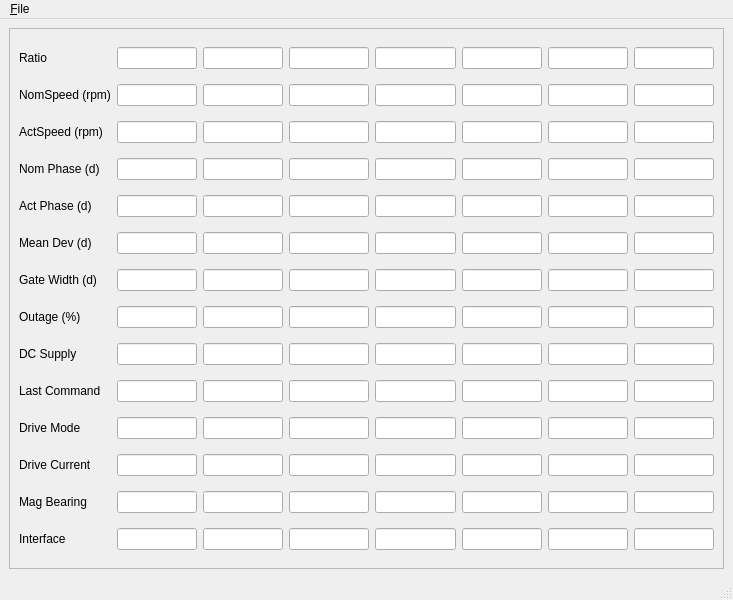
<?xml version="1.0" encoding="UTF-8"?>
<ui version="4.0">
 <class>MainWindow</class>
 <widget class="QMainWindow" name="MainWindow">
  <property name="geometry">
   <rect>
    <x>0</x>
    <y>0</y>
    <width>733</width>
    <height>600</height>
   </rect>
  </property>
  <property name="windowTitle">
   <string>MainWindow</string>
  </property>
  <widget class="QWidget" name="centralwidget">
   <layout class="QGridLayout" name="gridLayout_2">
    <item row="0" column="0">
     <widget class="QScrollArea" name="scrollArea">
      <property name="widgetResizable">
       <bool>true</bool>
      </property>
      <widget class="QWidget" name="scrollAreaWidgetContents">
       <property name="geometry">
        <rect>
         <x>0</x>
         <y>0</y>
         <width>713</width>
         <height>536</height>
        </rect>
       </property>
       <layout class="QGridLayout" name="gridLayout">
        <item row="0" column="0">
         <widget class="QLabel" name="Ratio_Label">
          <property name="text">
           <string>Ratio</string>
          </property>
         </widget>
        </item>
        <item row="0" column="1">
         <widget class="QLineEdit" name="Ratio_1"/>
        </item>
        <item row="0" column="2">
         <widget class="QLineEdit" name="Ratio_2"/>
        </item>
        <item row="0" column="3">
         <widget class="QLineEdit" name="Ratio_3"/>
        </item>
        <item row="0" column="4">
         <widget class="QLineEdit" name="Ratio_4"/>
        </item>
        <item row="0" column="5">
         <widget class="QLineEdit" name="Ratio_5"/>
        </item>
        <item row="0" column="6">
         <widget class="QLineEdit" name="Ratio_6"/>
        </item>
        <item row="0" column="7">
         <widget class="QLineEdit" name="Ratio_7"/>
        </item>
        <item row="1" column="0">
         <widget class="QLabel" name="NomSpeed_label">
          <property name="text">
           <string>NomSpeed (rpm)</string>
          </property>
         </widget>
        </item>
        <item row="1" column="1">
         <widget class="QLineEdit" name="NomSpeed_1"/>
        </item>
        <item row="1" column="2">
         <widget class="QLineEdit" name="NomSpeed_2"/>
        </item>
        <item row="1" column="3">
         <widget class="QLineEdit" name="NomSpeed_3"/>
        </item>
        <item row="1" column="4">
         <widget class="QLineEdit" name="NomSpeed_4"/>
        </item>
        <item row="1" column="5">
         <widget class="QLineEdit" name="NomSpeed_5"/>
        </item>
        <item row="1" column="6">
         <widget class="QLineEdit" name="NomSpeed_6"/>
        </item>
        <item row="1" column="7">
         <widget class="QLineEdit" name="NomSpeed_7"/>
        </item>
        <item row="2" column="0">
         <widget class="QLabel" name="ActSpeed_label">
          <property name="text">
           <string>ActSpeed (rpm)</string>
          </property>
         </widget>
        </item>
        <item row="2" column="1">
         <widget class="QLineEdit" name="ActSpeed_1"/>
        </item>
        <item row="2" column="2">
         <widget class="QLineEdit" name="ActSpeed_2"/>
        </item>
        <item row="2" column="3">
         <widget class="QLineEdit" name="ActSpeed_3"/>
        </item>
        <item row="2" column="4">
         <widget class="QLineEdit" name="ActSpeed_4"/>
        </item>
        <item row="2" column="5">
         <widget class="QLineEdit" name="ActSpeed_5"/>
        </item>
        <item row="2" column="6">
         <widget class="QLineEdit" name="ActSpeed_6"/>
        </item>
        <item row="2" column="7">
         <widget class="QLineEdit" name="ActSpeed_7"/>
        </item>
        <item row="3" column="0">
         <widget class="QLabel" name="NomPhase_label">
          <property name="text">
           <string>Nom Phase (d)</string>
          </property>
         </widget>
        </item>
        <item row="3" column="1">
         <widget class="QLineEdit" name="NomPhase_1"/>
        </item>
        <item row="3" column="2">
         <widget class="QLineEdit" name="NomPhase_2"/>
        </item>
        <item row="3" column="3">
         <widget class="QLineEdit" name="NomPhase_3"/>
        </item>
        <item row="3" column="4">
         <widget class="QLineEdit" name="NomPhase_4"/>
        </item>
        <item row="3" column="5">
         <widget class="QLineEdit" name="NomPhase_5"/>
        </item>
        <item row="3" column="6">
         <widget class="QLineEdit" name="NomPhase_6"/>
        </item>
        <item row="3" column="7">
         <widget class="QLineEdit" name="NomPhase_7"/>
        </item>
        <item row="4" column="0">
         <widget class="QLabel" name="ActPhase_label">
          <property name="text">
           <string>Act Phase (d)</string>
          </property>
         </widget>
        </item>
        <item row="4" column="1">
         <widget class="QLineEdit" name="ActPhase_1"/>
        </item>
        <item row="4" column="2">
         <widget class="QLineEdit" name="ActPhase_2"/>
        </item>
        <item row="4" column="3">
         <widget class="QLineEdit" name="ActPhase_3"/>
        </item>
        <item row="4" column="4">
         <widget class="QLineEdit" name="ActPhase_4"/>
        </item>
        <item row="4" column="5">
         <widget class="QLineEdit" name="ActPhase_5"/>
        </item>
        <item row="4" column="6">
         <widget class="QLineEdit" name="ActPhase_6"/>
        </item>
        <item row="4" column="7">
         <widget class="QLineEdit" name="ActPhase_7"/>
        </item>
        <item row="5" column="0">
         <widget class="QLabel" name="MeanDev_label">
          <property name="text">
           <string>Mean Dev (d)</string>
          </property>
         </widget>
        </item>
        <item row="5" column="1">
         <widget class="QLineEdit" name="MeanDev_1"/>
        </item>
        <item row="5" column="2">
         <widget class="QLineEdit" name="MeanDev_2"/>
        </item>
        <item row="5" column="3">
         <widget class="QLineEdit" name="MeanDev_3"/>
        </item>
        <item row="5" column="4">
         <widget class="QLineEdit" name="MeanDev_4"/>
        </item>
        <item row="5" column="5">
         <widget class="QLineEdit" name="MeanDev_5"/>
        </item>
        <item row="5" column="6">
         <widget class="QLineEdit" name="MeanDev_6"/>
        </item>
        <item row="5" column="7">
         <widget class="QLineEdit" name="MeanDev_7"/>
        </item>
        <item row="6" column="0">
         <widget class="QLabel" name="GateWidth_label">
          <property name="text">
           <string>Gate Width (d)</string>
          </property>
         </widget>
        </item>
        <item row="6" column="1">
         <widget class="QLineEdit" name="GateWidth_1"/>
        </item>
        <item row="6" column="2">
         <widget class="QLineEdit" name="GateWidth_2"/>
        </item>
        <item row="6" column="3">
         <widget class="QLineEdit" name="GateWidth_3"/>
        </item>
        <item row="6" column="4">
         <widget class="QLineEdit" name="GateWidth_4"/>
        </item>
        <item row="6" column="5">
         <widget class="QLineEdit" name="GateWidth_5"/>
        </item>
        <item row="6" column="6">
         <widget class="QLineEdit" name="GateWidth_6"/>
        </item>
        <item row="6" column="7">
         <widget class="QLineEdit" name="GateWidth_7"/>
        </item>
        <item row="7" column="0">
         <widget class="QLabel" name="Outage_label">
          <property name="text">
           <string>Outage (%)</string>
          </property>
         </widget>
        </item>
        <item row="7" column="1">
         <widget class="QLineEdit" name="Outage_1"/>
        </item>
        <item row="7" column="2">
         <widget class="QLineEdit" name="Outage_2"/>
        </item>
        <item row="7" column="3">
         <widget class="QLineEdit" name="Outage_3"/>
        </item>
        <item row="7" column="4">
         <widget class="QLineEdit" name="Outage_4"/>
        </item>
        <item row="7" column="5">
         <widget class="QLineEdit" name="Outage_5"/>
        </item>
        <item row="7" column="6">
         <widget class="QLineEdit" name="Outage_6"/>
        </item>
        <item row="7" column="7">
         <widget class="QLineEdit" name="Outage_7"/>
        </item>
        <item row="8" column="0">
         <widget class="QLabel" name="DCSupply_label">
          <property name="text">
           <string>DC Supply</string>
          </property>
         </widget>
        </item>
        <item row="8" column="1">
         <widget class="QLineEdit" name="DCSupply_1"/>
        </item>
        <item row="8" column="2">
         <widget class="QLineEdit" name="DCSupply_2"/>
        </item>
        <item row="8" column="3">
         <widget class="QLineEdit" name="DCSupply_3"/>
        </item>
        <item row="8" column="4">
         <widget class="QLineEdit" name="DCSupply_4"/>
        </item>
        <item row="8" column="5">
         <widget class="QLineEdit" name="DCSupply_5"/>
        </item>
        <item row="8" column="6">
         <widget class="QLineEdit" name="DCSupply_6"/>
        </item>
        <item row="8" column="7">
         <widget class="QLineEdit" name="DCSupply_7"/>
        </item>
        <item row="9" column="0">
         <widget class="QLabel" name="LastCommand_label">
          <property name="text">
           <string>Last Command</string>
          </property>
         </widget>
        </item>
        <item row="9" column="1">
         <widget class="QLineEdit" name="LastCommand_1"/>
        </item>
        <item row="9" column="2">
         <widget class="QLineEdit" name="LastCommand_2"/>
        </item>
        <item row="9" column="3">
         <widget class="QLineEdit" name="LastCommand_3"/>
        </item>
        <item row="9" column="4">
         <widget class="QLineEdit" name="LastCommand_4"/>
        </item>
        <item row="9" column="5">
         <widget class="QLineEdit" name="LastCommand_5"/>
        </item>
        <item row="9" column="6">
         <widget class="QLineEdit" name="LastCommand_6"/>
        </item>
        <item row="9" column="7">
         <widget class="QLineEdit" name="LastCommand_7"/>
        </item>
        <item row="10" column="0">
         <widget class="QLabel" name="DriveMode_label">
          <property name="text">
           <string>Drive Mode</string>
          </property>
         </widget>
        </item>
        <item row="10" column="1">
         <widget class="QLineEdit" name="DriveMode_1"/>
        </item>
        <item row="10" column="2">
         <widget class="QLineEdit" name="DriveMode_2"/>
        </item>
        <item row="10" column="3">
         <widget class="QLineEdit" name="DriveMode_3"/>
        </item>
        <item row="10" column="4">
         <widget class="QLineEdit" name="DriveMode_4"/>
        </item>
        <item row="10" column="5">
         <widget class="QLineEdit" name="DriveMode_5"/>
        </item>
        <item row="10" column="6">
         <widget class="QLineEdit" name="DriveMode_6"/>
        </item>
        <item row="10" column="7">
         <widget class="QLineEdit" name="DriveMode_7"/>
        </item>
        <item row="11" column="0">
         <widget class="QLabel" name="DriveCurrent_label">
          <property name="text">
           <string>Drive Current</string>
          </property>
         </widget>
        </item>
        <item row="11" column="1">
         <widget class="QLineEdit" name="DriveCurrent_1"/>
        </item>
        <item row="11" column="2">
         <widget class="QLineEdit" name="DriveCurrent_2"/>
        </item>
        <item row="11" column="3">
         <widget class="QLineEdit" name="DriveCurrent_3"/>
        </item>
        <item row="11" column="4">
         <widget class="QLineEdit" name="DriveCurrent_4"/>
        </item>
        <item row="11" column="5">
         <widget class="QLineEdit" name="DriveCurrent_5"/>
        </item>
        <item row="11" column="6">
         <widget class="QLineEdit" name="DriveCurrent_6"/>
        </item>
        <item row="11" column="7">
         <widget class="QLineEdit" name="DriveCurrent_7"/>
        </item>
        <item row="12" column="0">
         <widget class="QLabel" name="MagBearing_label">
          <property name="text">
           <string>Mag Bearing</string>
          </property>
         </widget>
        </item>
        <item row="12" column="1">
         <widget class="QLineEdit" name="MagBearing_1"/>
        </item>
        <item row="12" column="2">
         <widget class="QLineEdit" name="MagBearing_2"/>
        </item>
        <item row="12" column="3">
         <widget class="QLineEdit" name="MagBearing_3"/>
        </item>
        <item row="12" column="4">
         <widget class="QLineEdit" name="MagBearing_4"/>
        </item>
        <item row="12" column="5">
         <widget class="QLineEdit" name="MagBearing_5"/>
        </item>
        <item row="12" column="6">
         <widget class="QLineEdit" name="MagBearing_6"/>
        </item>
        <item row="12" column="7">
         <widget class="QLineEdit" name="MagBearing_7"/>
        </item>
        <item row="13" column="0">
         <widget class="QLabel" name="Interface_label">
          <property name="text">
           <string>Interface  </string>
          </property>
         </widget>
        </item>
        <item row="13" column="1">
         <widget class="QLineEdit" name="Interface_1"/>
        </item>
        <item row="13" column="2">
         <widget class="QLineEdit" name="Interface_2"/>
        </item>
        <item row="13" column="3">
         <widget class="QLineEdit" name="Interface_3"/>
        </item>
        <item row="13" column="4">
         <widget class="QLineEdit" name="Interface_4"/>
        </item>
        <item row="13" column="5">
         <widget class="QLineEdit" name="Interface_5"/>
        </item>
        <item row="13" column="6">
         <widget class="QLineEdit" name="Interface_6"/>
        </item>
        <item row="13" column="7">
         <widget class="QLineEdit" name="Interface_7"/>
        </item>
       </layout>
      </widget>
     </widget>
    </item>
   </layout>
  </widget>
  <widget class="QMenuBar" name="menubar">
   <property name="geometry">
    <rect>
     <x>0</x>
     <y>0</y>
     <width>733</width>
     <height>22</height>
    </rect>
   </property>
   <widget class="QMenu" name="menu_File">
    <property name="title">
     <string>&amp;File</string>
    </property>
    <addaction name="action_Quit"/>
   </widget>
   <addaction name="menu_File"/>
  </widget>
  <widget class="QStatusBar" name="statusbar"/>
  <action name="action_Quit">
   <property name="text">
    <string>&amp;Quit</string>
   </property>
  </action>
 </widget>
 <resources/>
 <connections/>
</ui>
